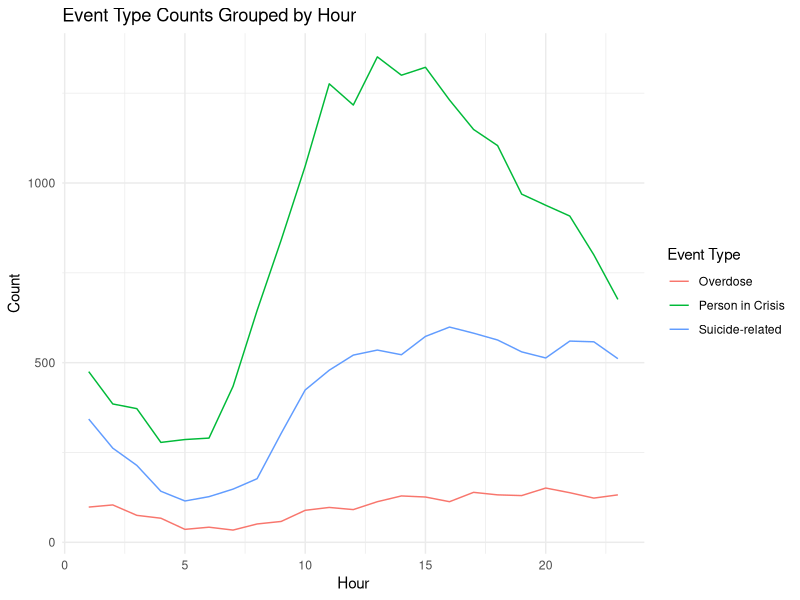
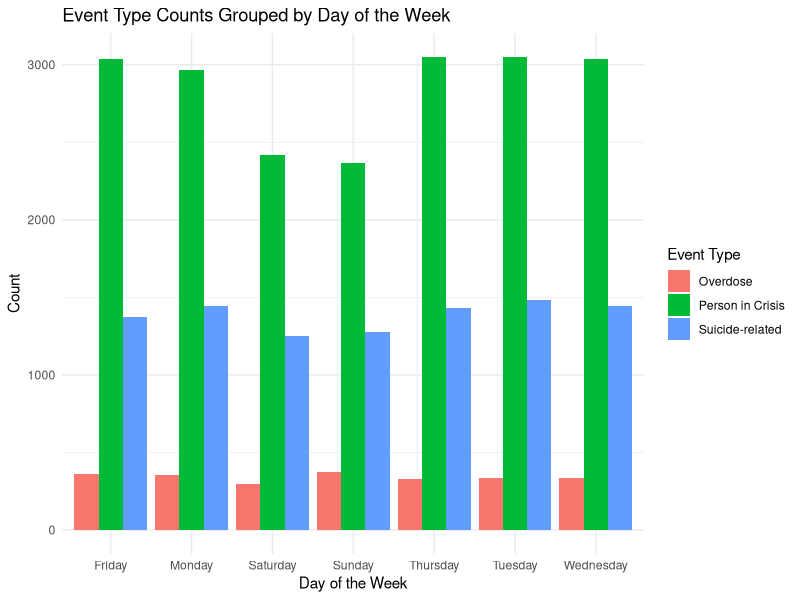
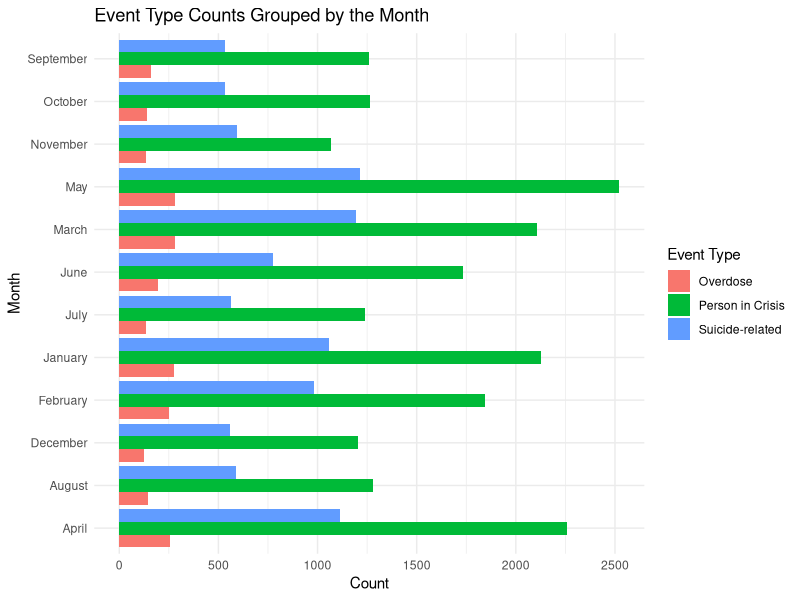
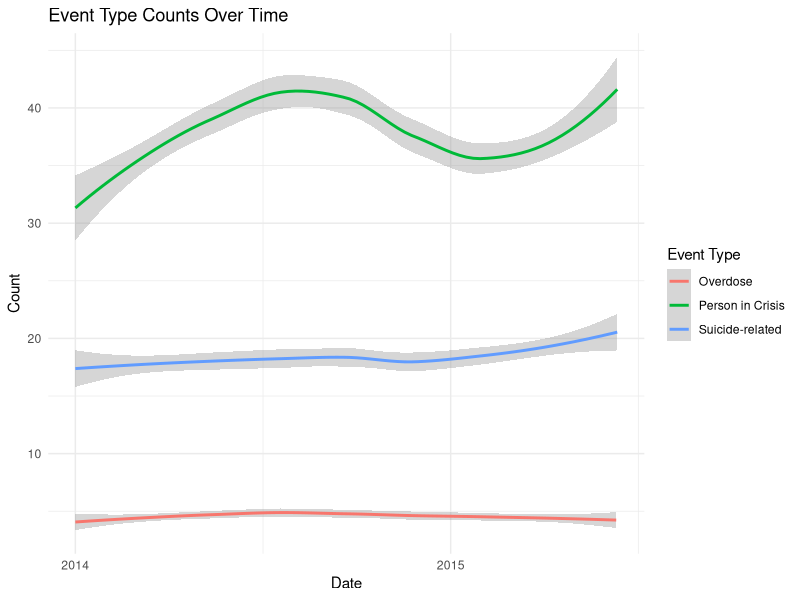
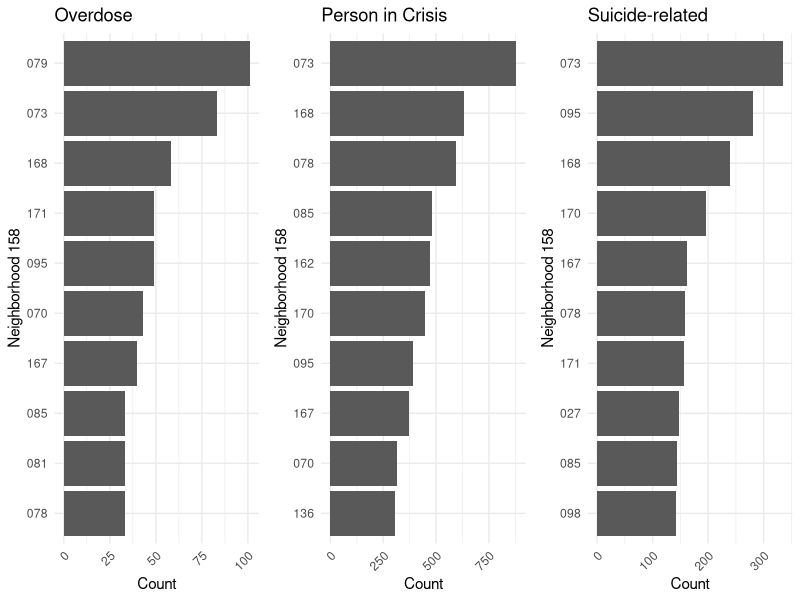

Source code (R) for these figures, in order:
## ---- chunk 1
#| include: false
#| warning: false
#| message: false

library(tidyverse)
library(ggplot2)
library(gridExtra)
library(cowplot)
library(knitr)
## ---- chunk 2
#| include: false
#| warning: false
#| message: false
data <- read.csv("../data/analysis_data/piccfsa.csv")
## ---- chunk 3
#| label: tbl-summary
#| echo: false
#| warning: false
#| message: false
summary_stats <- data %>%
  group_by(event_type) %>%
  summarise(
    total_count = sum(n())
  ) %>%
  ungroup()

kable(summary_stats, caption = "Summary Statistics of Crisis Events", align = 'l', booktabs = TRUE)
## ---- chunk 4
#| label: fig-hour
#| fig-cap: Event Type Counts Grouped by Hour of the Day
#| echo: false
#| warning: false
#| message: false
df_summarized <- data %>%
  group_by(event_hour, event_type) %>%
  summarise(count = n()) %>%
  ungroup()

# Create the line plot
ggplot(df_summarized, aes(x = event_hour, y = count, color = event_type, group = event_type)) + 
  geom_line() + 
  labs(title = "Event Type Counts Grouped by Hour", 
       x = "Hour", 
       y = "Count", 
       color = "Event Type") +
  theme_minimal()
## ---- chunk 5
#| label: fig-dow
#| fig-cap: Event Type Counts Grouped by Day of the Week
#| echo: false
#| warning: false
#| message: false

ggplot(data, aes(x = event_dow, fill = event_type)) + 
  geom_bar(position = "dodge") + 
  labs(title = "Event Type Counts Grouped by Day of the Week", 
       x = "Day of the Week", 
       y = "Count",
       fill = "Event Type") +
  theme_minimal()
## ---- chunk 6
#| label: fig-month
#| fig-cap: Event Type Counts Grouped by the Month
#| echo: false
#| warning: false
#| message: false
ggplot(data, aes(x = event_month, fill = event_type)) + 
  geom_bar(position = "dodge") + 
  labs(title = "Event Type Counts Grouped by the Month", 
       x = "Month", 
       y = "Count",
       fill = "Event Type") +
  theme_minimal() +
  coord_flip()
## ---- chunk 7
#| label: fig-date
#| fig-cap: Event Type Counts Grouped by Date
#| echo: false
#| warning: false
#| message: false
df_summarized <- data %>%
  group_by(event_date, event_type) %>%
  summarise(count = n()) %>%
  ungroup()

df_summarized$event_date <- as.Date(df_summarized$event_date, format = "%Y-%m-%d")

ggplot(df_summarized, aes(x = event_date, y = count, color = event_type, group = event_type)) + 
  geom_smooth() + 
  labs(title = "Event Type Counts Over Time", 
       x = "Date", 
       y = "Count", 
       color = "Event Type") +
  scale_x_date(date_breaks = "1 year", date_labels = "%Y",
               limits = as.Date(c(min(df_summarized$event_date), max(df_summarized$event_date)))) +
  theme_minimal()
## ---- chunk 8
#| label: fig-hood
#| fig-cap: Event Counts in Neighbourhood Grouped by Event Type
#| echo: false
#| warning: false
#| message: false
# Step 1: Summarize the data by counting occurrences of each event_type
df_summarized <- data %>%
  group_by(hood_158, event_type) %>%
  summarise(count = n()) %>%
  ungroup()

# Step 2: Split the summarized data into separate data frames for each event_type
event_types <- unique(df_summarized$event_type)

# Create a list to hold the top 10 data frames and plots
df_list <- list()
plot_list <- list()
hood_list <- c()

for (event in event_types) {
  # Filter the top 10 neighborhoods for the current event type
  df_top10 <- df_summarized %>%
    filter(event_type == event) %>%
    arrange(desc(count)) %>%
    head(10)
  
  # Save the data frame to the list
  df_list[[event]] <- df_top10
  hood_list <- c(hood_list, df_top10$hood_158)
  
  # Step 3: Create a bar plot for the top 10 neighborhoods for the current event type
  plot <- ggplot(df_top10, aes(x = reorder(hood_158, count), y = count)) + 
    geom_bar(stat = "identity") + 
    labs(title = event, 
         x = "Neighborhood 158", 
         y = "Count") +
    theme_minimal() +
    theme(axis.text.x = element_text(angle = 45, hjust = 1)) +
    coord_flip()
  
  # Save the plot to the list
  plot_list[[event]] <- plot
}

# Step 4: Combine the individual plots using cowplot
combined_plot <- cowplot::plot_grid(plotlist = plot_list, ncol = 3)

# Step 5: Display the combined plot
print(combined_plot)
## ---- chunk 9
#| label: tbl-hood
#| echo: false
#| warning: false
#| message: false
# Step: Get a look-up table
hood_set <- unique(hood_list)
neighborhood_table <- data %>%
  select(hood_158, neighbourhood_158) %>%
  distinct() %>%
  filter(hood_158 %in% hood_set) %>%
  arrange(hood_158) %>%
  rename("hood number" = hood_158,  
         "hood name" = neighbourhood_158)

kable(neighborhood_table, caption = "A Look-up Table for Hood Number and Hood Name", 
             booktabs = TRUE, align = 'l', label = "tab-hood")
